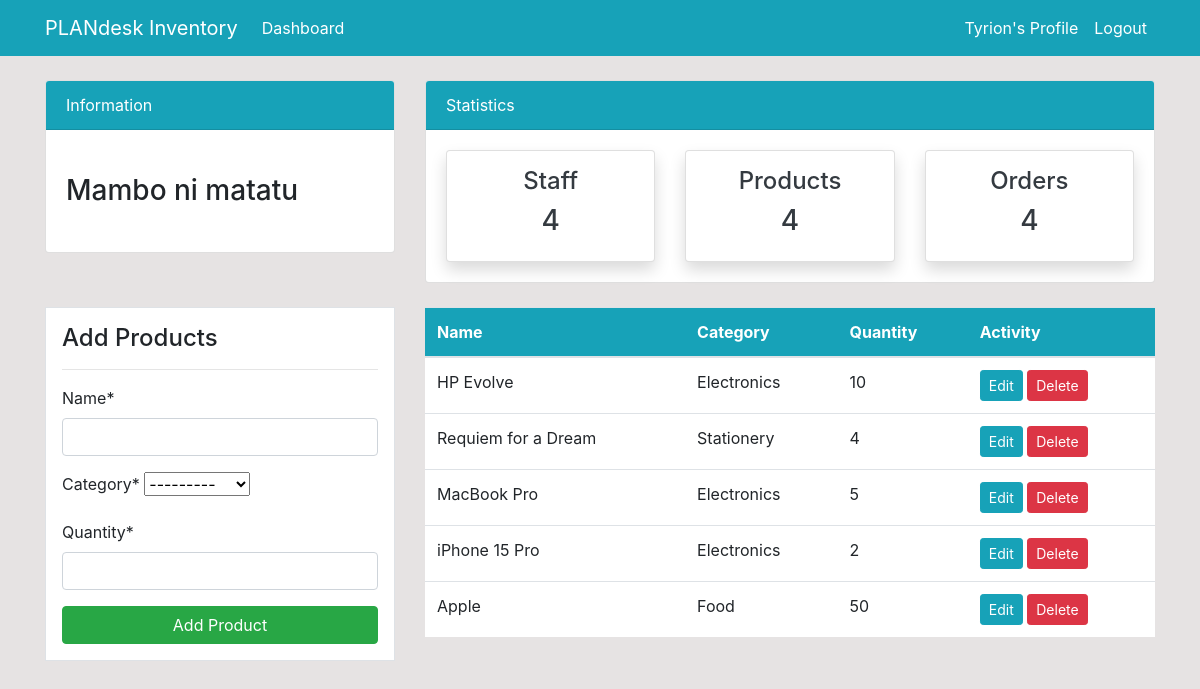
Page /product/ (signed in) on the committed database.
### dashboard/models.py (models this page shows, shortened)
class Product(models.Model):
    name = models.CharField(max_length=100, null=True)
    category = models.CharField(max_length=20, choices=CATEGORY, null=True)
    quantity = models.PositiveIntegerField(null=True)

### dashboard/views.py (the view)
# urls.py: path('product/', views.product, name='dashboard-product'),
@login_required
def product(request):
    items = Product.objects.all()
    if request.method == 'POST':
        form = ProductForm(request.POST)
        if form.is_valid:
            form.save()
            return redirect('dashboard-product')
    else:
        form = ProductForm()
    context = {
        'items': items,
        'form': form,
    }
    return render(request, 'dashboard/product.html', context)

### dashboard/forms.py
class ProductForm(forms.ModelForm):
    class Meta:
        model = Product
        fields = ['name', 'category', 'quantity']

### templates/dashboard/product.html (shortened to what this page needs)
{% extends 'partials/base.html' %} {% block title %}Products Page{% endblock %}
{% load crispy_forms_tags %}
{% block content%} {% include 'partials/hero.html' %}
<div class="container">
  <div class="row my-4">
    <div class="col-md-4">
      <div class="border bg-white p-3">
        <h4>Add Products</h4>
        <hr />
        <form method="POST">
          {{ form|crispy }}
          <input
            class="btn btn-success btn-block"
            type="submit"
            value="Add Product"
          />
        </form>
      </div>
    </div>
    <div class="col-md-8">
      <table class="table bg-white">
        <thead class="bg-info">
          <tr class="text-white">
            <th scope="col">Name</th>
            <th scope="col">Category</th>
            <th scope="col">Quantity</th>
            <th scope="col">Activity</th>
          </tr>
        </thead>
        <tbody>
          {% for item in items %}
          <tr>
            <td>{{item.name}}</td>
            <td>{{item.category}}</td>
            <td>{{item.quantity}}</td>
            <td>
              <a
                class="btn btn-info btn-sm"
                href="{% url 'dashboard-product-update' item.id %}"
                >Edit</a
              >
              <a
                class="btn btn-danger btn-sm"
                href="{% url 'dashboard-product-delete' item.id %}"
                >Delete</a
              >
            </td>
          </tr>
          {% endfor %}
        </tbody>
      </table>
    </div>
  </div>
</div>
{% endblock %}

### templates/partials/nav.html (shortened to what this page needs)
<nav class="navbar navbar-expand-lg navbar-info bg-info">
  {% if user.is_authenticated %}
  <div class="container">
    <a class="navbar-brand text-white" href="{% url 'dashboard-index' %}"
      >PLANdesk Inventory</a
    >
    <div class="collapse navbar-collapse" id="navbarSupportedContent">
      <ul class="navbar-nav mr-auto">
        <li class="nav-item active">
          <a class="nav-link text-white" href="{% url 'dashboard-index' %}"
            >Dashboard <span class="sr-only">(current)</span></a
          >
        </li>
      </ul>
      <ul class="navbar-nav ml-auto">
        <li class="nav-item active">
          <a class="nav-link text-white" href="{% url 'user-profile'%}"
            >{{user.username}}'s Profile
            <span class="sr-only">(current)</span></a
          >
        </li>
        <li class="nav-item">
          <a class="nav-link text-white" href="{% url 'user-logout' %}"
            >Logout</a
          >
        </li>
      </ul>
      {% endif %}
    </div>
  </div>
</nav>

### static/style.css (style rules this page uses)
body { background: rgb(230, 227, 227); }

### rows in the picture
Product: name "HP Evolve", category "Electronics", quantity "10"
Product: name "Requiem for a Dream", category "Stationery", quantity "4"
Product: name "MacBook Pro", category "Electronics", quantity "5"
Product: name "iPhone 15 Pro", category "Electronics", quantity "2"
Product: name "Apple", category "Food", quantity "50"

### other values in the picture
{{ user.username }} "Tyrion"
